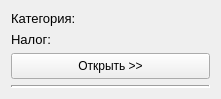
<?xml version="1.0" encoding="UTF-8"?>
<ui version="4.0">
 <class>FormBtnShowCategory</class>
 <widget class="QFrame" name="FormBtnShowCategory">
  <property name="geometry">
   <rect>
    <x>0</x>
    <y>0</y>
    <width>221</width>
    <height>99</height>
   </rect>
  </property>
  <property name="sizePolicy">
   <sizepolicy hsizetype="Expanding" vsizetype="Expanding">
    <horstretch>6</horstretch>
    <verstretch>0</verstretch>
   </sizepolicy>
  </property>
  <property name="windowTitle">
   <string>Frame</string>
  </property>
  <layout class="QVBoxLayout" name="verticalLayout">
   <item>
    <widget class="QLabel" name="LblCategory">
     <property name="font">
      <font>
       <pointsize>10</pointsize>
      </font>
     </property>
     <property name="text">
      <string>Категория:</string>
     </property>
    </widget>
   </item>
   <item>
    <widget class="QLabel" name="LblTax">
     <property name="font">
      <font>
       <pointsize>10</pointsize>
      </font>
     </property>
     <property name="text">
      <string>Налог:</string>
     </property>
    </widget>
   </item>
   <item>
    <widget class="QPushButton" name="BtnShow">
     <property name="sizePolicy">
      <sizepolicy hsizetype="Expanding" vsizetype="Expanding">
       <horstretch>0</horstretch>
       <verstretch>0</verstretch>
      </sizepolicy>
     </property>
     <property name="text">
      <string>Открыть &gt;&gt;</string>
     </property>
    </widget>
   </item>
   <item>
    <widget class="Line" name="line">
     <property name="frameShadow">
      <enum>QFrame::Sunken</enum>
     </property>
     <property name="lineWidth">
      <number>2</number>
     </property>
     <property name="midLineWidth">
      <number>0</number>
     </property>
     <property name="orientation">
      <enum>Qt::Horizontal</enum>
     </property>
    </widget>
   </item>
  </layout>
 </widget>
 <resources/>
 <connections/>
</ui>
